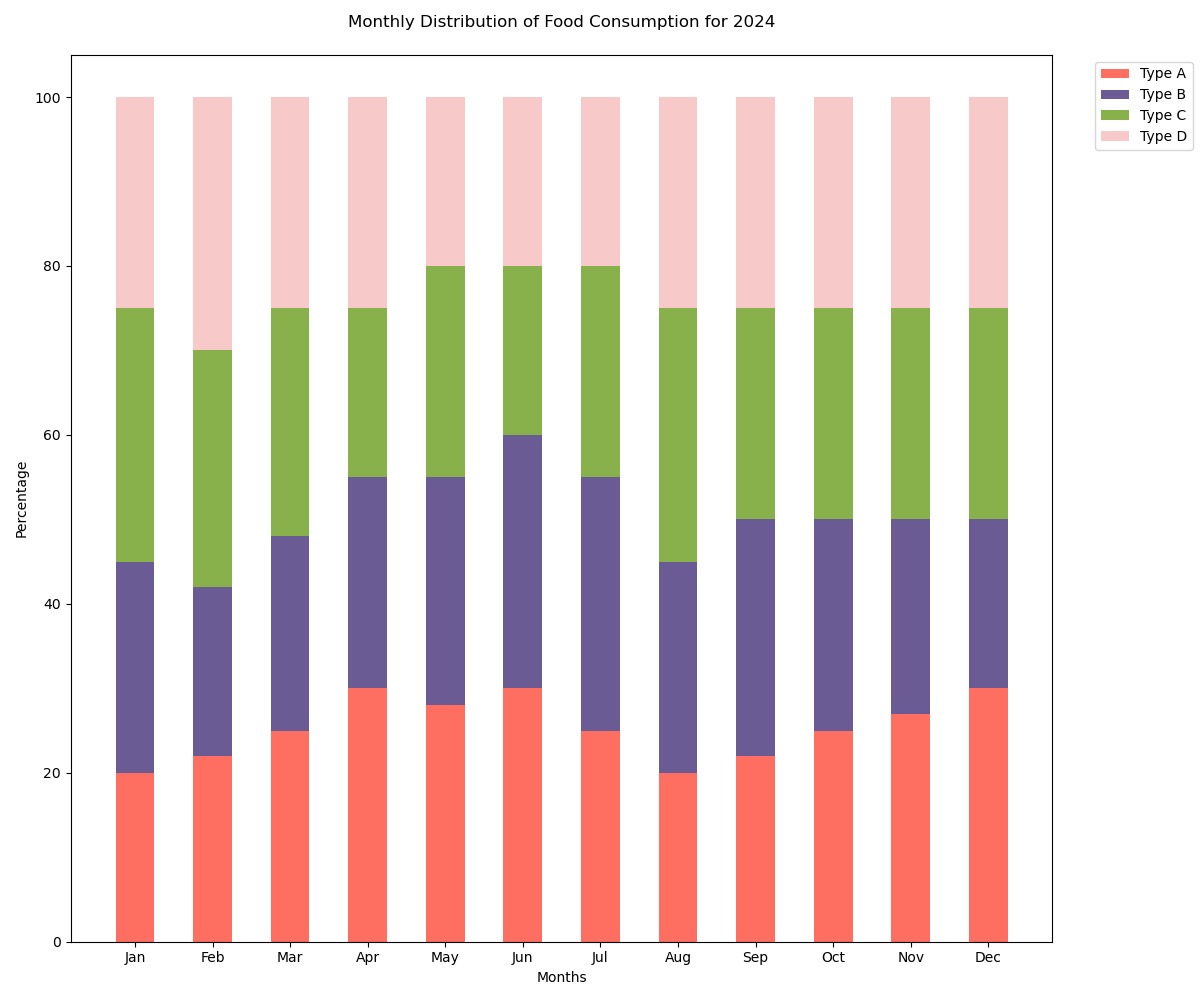

Generate this figure with Python:

import matplotlib.pyplot as plt
import numpy as np

# Data
months = ['Jan', 'Feb', 'Mar', 'Apr', 'May', 'Jun', 'Jul', 'Aug', 'Sep', 'Oct', 'Nov', 'Dec']
type_a = [20, 22, 25, 30, 28, 30, 25, 20, 22, 25, 27, 30]
type_b = [25, 20, 23, 25, 27, 30, 30, 25, 28, 25, 23, 20]
type_c = [30, 28, 27, 20, 25, 20, 25, 30, 25, 25, 25, 25]
type_d = [25, 30, 25, 25, 20, 20, 20, 25, 25, 25, 25, 25]

# Stack data
data = np.array([type_a, type_b, type_c, type_d])
data_cum = data.cumsum(axis=0)

# Colors
colors = ['#FF6F61', '#6B5B95', '#88B04B', '#F7CAC9']

# Plot
fig, ax = plt.subplots(figsize=(12, 10))

for i, col in enumerate(colors):
    heights = data[i]
    starts = data_cum[i] - heights
    ax.bar(months, heights, bottom=starts, width=0.5, label=f'Type {chr(65+i)}', color=col)

# Customize
ax.set_ylabel('Percentage')
ax.set_xlabel('Months')
ax.set_title('Monthly Distribution of Food Consumption for 2024', pad=20)
ax.legend(loc='upper right', bbox_to_anchor=(1.15, 1))

plt.tight_layout()
plt.show()
